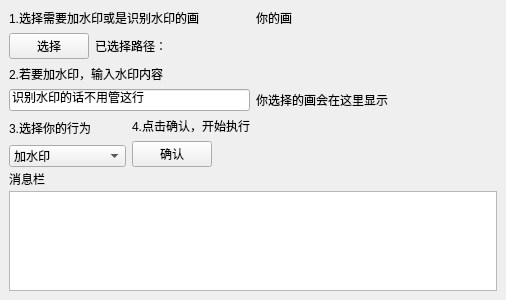
<?xml version="1.0" encoding="UTF-8"?>
<ui version="4.0">
 <class>MyUI</class>
 <widget class="QMainWindow" name="MyUI">
  <property name="enabled">
   <bool>true</bool>
  </property>
  <property name="geometry">
   <rect>
    <x>0</x>
    <y>0</y>
    <width>506</width>
    <height>289</height>
   </rect>
  </property>
  <property name="sizePolicy">
   <sizepolicy hsizetype="Minimum" vsizetype="Minimum">
    <horstretch>0</horstretch>
    <verstretch>0</verstretch>
   </sizepolicy>
  </property>
  <property name="minimumSize">
   <size>
    <width>506</width>
    <height>0</height>
   </size>
  </property>
  <property name="windowTitle">
   <string>水印v0.1 - Gulee</string>
  </property>
  <property name="windowIcon">
   <iconset>
    <normaloff>gulee.JPG</normaloff>gulee.JPG</iconset>
  </property>
  <widget class="QWidget" name="centralwidget">
   <layout class="QHBoxLayout" name="horizontalLayout_4">
    <item>
     <layout class="QGridLayout" name="gridLayout" rowstretch="2,1">
      <property name="sizeConstraint">
       <enum>QLayout::SetDefaultConstraint</enum>
      </property>
      <item row="0" column="0">
       <layout class="QHBoxLayout" name="horizontalLayout_2" stretch="1,1">
        <property name="sizeConstraint">
         <enum>QLayout::SetMaximumSize</enum>
        </property>
        <item>
         <layout class="QVBoxLayout" name="verticalLayout_2">
          <item>
           <widget class="QLabel" name="step1">
            <property name="sizePolicy">
             <sizepolicy hsizetype="Preferred" vsizetype="Fixed">
              <horstretch>0</horstretch>
              <verstretch>0</verstretch>
             </sizepolicy>
            </property>
            <property name="text">
             <string>1.选择需要加水印或是识别水印的画</string>
            </property>
           </widget>
          </item>
          <item>
           <layout class="QHBoxLayout" name="horizontalLayout">
            <item>
             <widget class="QPushButton" name="ChooseButton">
              <property name="sizePolicy">
               <sizepolicy hsizetype="Fixed" vsizetype="Fixed">
                <horstretch>0</horstretch>
                <verstretch>0</verstretch>
               </sizepolicy>
              </property>
              <property name="text">
               <string>选择</string>
              </property>
             </widget>
            </item>
            <item>
             <widget class="QLabel" name="path">
              <property name="sizePolicy">
               <sizepolicy hsizetype="Expanding" vsizetype="Fixed">
                <horstretch>0</horstretch>
                <verstretch>0</verstretch>
               </sizepolicy>
              </property>
              <property name="text">
               <string>已选择路径：</string>
              </property>
             </widget>
            </item>
           </layout>
          </item>
          <item>
           <layout class="QVBoxLayout" name="verticalLayout_3">
            <item>
             <widget class="QLabel" name="step2">
              <property name="sizePolicy">
               <sizepolicy hsizetype="Minimum" vsizetype="Minimum">
                <horstretch>0</horstretch>
                <verstretch>0</verstretch>
               </sizepolicy>
              </property>
              <property name="text">
               <string>2.若要加水印，输入水印内容</string>
              </property>
             </widget>
            </item>
            <item>
             <widget class="QLineEdit" name="Watermark">
              <property name="sizePolicy">
               <sizepolicy hsizetype="Expanding" vsizetype="Maximum">
                <horstretch>0</horstretch>
                <verstretch>0</verstretch>
               </sizepolicy>
              </property>
              <property name="text">
               <string>识别水印的话不用管这行</string>
              </property>
             </widget>
            </item>
           </layout>
          </item>
          <item>
           <layout class="QHBoxLayout" name="horizontalLayout_3">
            <item>
             <layout class="QVBoxLayout" name="verticalLayout_7">
              <item>
               <widget class="QLabel" name="step3">
                <property name="text">
                 <string>3.选择你的行为</string>
                </property>
               </widget>
              </item>
              <item>
               <widget class="QComboBox" name="comboBox">
                <item>
                 <property name="text">
                  <string>加水印</string>
                 </property>
                </item>
                <item>
                 <property name="text">
                  <string>识别水印</string>
                 </property>
                </item>
               </widget>
              </item>
             </layout>
            </item>
            <item>
             <layout class="QVBoxLayout" name="verticalLayout_4">
              <item>
               <widget class="QLabel" name="step4">
                <property name="sizePolicy">
                 <sizepolicy hsizetype="Minimum" vsizetype="Fixed">
                  <horstretch>0</horstretch>
                  <verstretch>0</verstretch>
                 </sizepolicy>
                </property>
                <property name="text">
                 <string>4.点击确认，开始执行</string>
                </property>
               </widget>
              </item>
              <item>
               <widget class="QPushButton" name="OKbutton">
                <property name="sizePolicy">
                 <sizepolicy hsizetype="Fixed" vsizetype="Fixed">
                  <horstretch>0</horstretch>
                  <verstretch>0</verstretch>
                 </sizepolicy>
                </property>
                <property name="text">
                 <string>确认</string>
                </property>
                <property name="autoDefault">
                 <bool>true</bool>
                </property>
               </widget>
              </item>
             </layout>
            </item>
           </layout>
          </item>
         </layout>
        </item>
        <item>
         <layout class="QVBoxLayout" name="verticalLayout">
          <item>
           <widget class="QLabel" name="picturetip">
            <property name="sizePolicy">
             <sizepolicy hsizetype="Maximum" vsizetype="Fixed">
              <horstretch>0</horstretch>
              <verstretch>0</verstretch>
             </sizepolicy>
            </property>
            <property name="text">
             <string>你的画</string>
            </property>
           </widget>
          </item>
          <item>
           <widget class="QLabel" name="picture">
            <property name="sizePolicy">
             <sizepolicy hsizetype="Maximum" vsizetype="Preferred">
              <horstretch>0</horstretch>
              <verstretch>0</verstretch>
             </sizepolicy>
            </property>
            <property name="maximumSize">
             <size>
              <width>600</width>
              <height>600</height>
             </size>
            </property>
            <property name="text">
             <string>你选择的画会在这里显示</string>
            </property>
           </widget>
          </item>
         </layout>
        </item>
       </layout>
      </item>
      <item row="1" column="0">
       <layout class="QVBoxLayout" name="verticalLayout_5">
        <property name="sizeConstraint">
         <enum>QLayout::SetDefaultConstraint</enum>
        </property>
        <item>
         <widget class="QLabel" name="messagetip">
          <property name="sizePolicy">
           <sizepolicy hsizetype="Minimum" vsizetype="Fixed">
            <horstretch>0</horstretch>
            <verstretch>0</verstretch>
           </sizepolicy>
          </property>
          <property name="maximumSize">
           <size>
            <width>16777215</width>
            <height>12</height>
           </size>
          </property>
          <property name="text">
           <string>消息栏</string>
          </property>
         </widget>
        </item>
        <item>
         <widget class="QTextBrowser" name="textBrowser">
          <property name="sizePolicy">
           <sizepolicy hsizetype="Minimum" vsizetype="Minimum">
            <horstretch>0</horstretch>
            <verstretch>0</verstretch>
           </sizepolicy>
          </property>
          <property name="maximumSize">
           <size>
            <width>16777215</width>
            <height>100</height>
           </size>
          </property>
         </widget>
        </item>
       </layout>
      </item>
     </layout>
    </item>
   </layout>
  </widget>
 </widget>
 <resources/>
 <connections/>
</ui>
